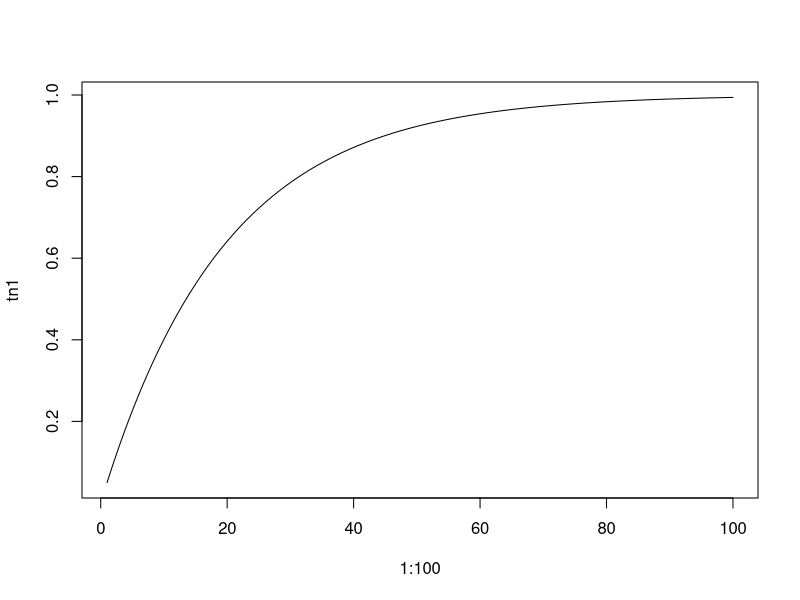
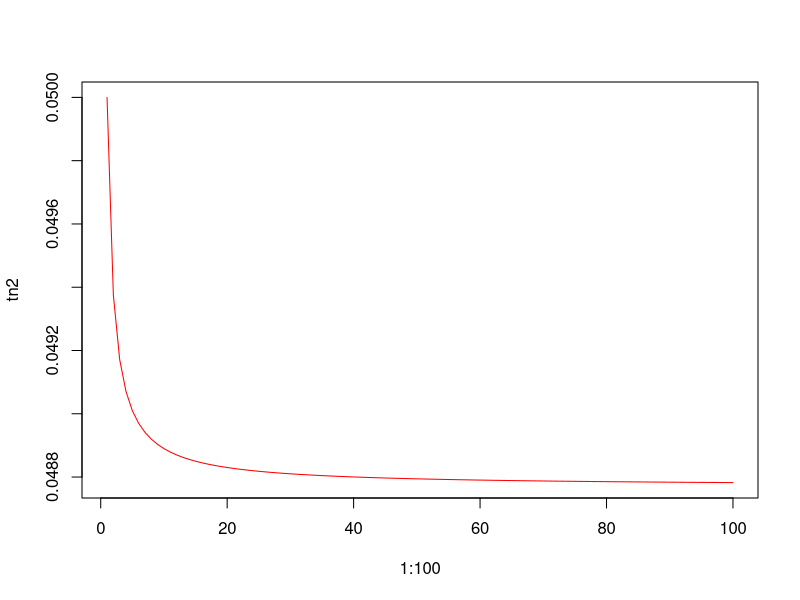

These charts were generated, in order, by the following R code:
#T1

#P(vähintään yhdestä testistä p<0.05) = 1 - P(kaikista testeistä p>=0.05)

#Ei monitestauskorjausta

m <- 1:100

tn1 <- 1 - 0.95^m

#Bonferroni-korjaus

#Kaikki nimelliset p-arvot kerrotaan otoskoolla.
#Joten esimerkiksi kun m=100 saadaan 
#P(testistä saadaan p>=0.05) = 1 - 0.05/100

tn2 <- 1 - (1-0.05/m)^m

plot(1:100, tn1, "l")
plot(1:100, tn2, "l", col="red")
